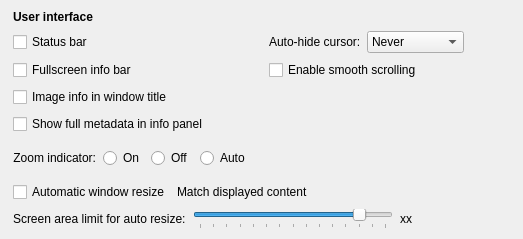
                <widget class="QWidget" name="UIOptionsGroup" native="true">
                 <property name="accessibleName">
                  <string notr="true">SGroup</string>
                 </property>
                 <layout class="QVBoxLayout" name="verticalLayout_11">
                  <property name="spacing">
                   <number>7</number>
                  </property>
                  <property name="sizeConstraint">
                   <enum>QLayout::SetDefaultConstraint</enum>
                  </property>
                  <property name="leftMargin">
                   <number>13</number>
                  </property>
                  <property name="topMargin">
                   <number>10</number>
                  </property>
                  <property name="rightMargin">
                   <number>13</number>
                  </property>
                  <property name="bottomMargin">
                   <number>10</number>
                  </property>
                  <item>
                   <layout class="QHBoxLayout" name="horizontalLayout_16">
                    <property name="leftMargin">
                     <number>0</number>
                    </property>
                    <property name="topMargin">
                     <number>0</number>
                    </property>
                    <property name="rightMargin">
                     <number>0</number>
                    </property>
                    <property name="bottomMargin">
                     <number>0</number>
                    </property>
                    <item>
                     <widget class="QLabel" name="label_15">
                      <property name="font">
                       <font>
                        <bold>true</bold>
                       </font>
                      </property>
                      <property name="text">
                       <string>User interface</string>
                      </property>
                      <property name="alignment">
                       <set>Qt::AlignLeading|Qt::AlignLeft|Qt::AlignVCenter</set>
                      </property>
                     </widget>
                    </item>
                   </layout>
                  </item>
                  <item>
                   <layout class="QVBoxLayout" name="verticalLayout_7">
                    <property name="spacing">
                     <number>7</number>
                    </property>
                    <property name="sizeConstraint">
                     <enum>QLayout::SetDefaultConstraint</enum>
                    </property>
                    <property name="leftMargin">
                     <number>0</number>
                    </property>
                    <property name="topMargin">
                     <number>0</number>
                    </property>
                    <property name="rightMargin">
                     <number>0</number>
                    </property>
                    <property name="bottomMargin">
                     <number>0</number>
                    </property>
                    <item>
                     <layout class="QGridLayout" name="gridLayout">
                      <property name="sizeConstraint">
                       <enum>QLayout::SetDefaultConstraint</enum>
                      </property>
                      <property name="leftMargin">
                       <number>0</number>
                      </property>
                      <property name="topMargin">
                       <number>0</number>
                      </property>
                      <property name="rightMargin">
                       <number>0</number>
                      </property>
                      <property name="bottomMargin">
                       <number>0</number>
                      </property>
                      <property name="horizontalSpacing">
                       <number>6</number>
                      </property>
                      <property name="verticalSpacing">
                       <number>7</number>
                      </property>
                      <item row="2" column="0">
                       <widget class="QCheckBox" name="showExtendedInfoTitle">
                        <property name="text">
                         <string>Image info in window title</string>
                        </property>
                       </widget>
                      </item>
                      <item row="3" column="0">
                       <widget class="QCheckBox" name="showFullMetadataCheckBox">
                        <property name="toolTip">
                         <string>Show all Exif/Iptc/Xmp tags in the info panel instead of a short summary.</string>
                        </property>
                        <property name="text">
                         <string>Show full metadata in info panel</string>
                        </property>
                       </widget>
                      </item>
                      <item row="0" column="2">
                       <spacer name="horizontalSpacer_20">
                        <property name="orientation">
                         <enum>Qt::Horizontal</enum>
                        </property>
                        <property name="sizeHint" stdset="0">
                         <size>
                          <width>40</width>
                          <height>10</height>
                         </size>
                        </property>
                       </spacer>
                      </item>
                      <item row="0" column="1">
                       <layout class="QHBoxLayout" name="cursorAutohideLayout">
                        <property name="spacing">
                         <number>6</number>
                        </property>
                        <item>
                         <widget class="QLabel" name="cursorAutohideLabel">
                          <property name="text">
                           <string>Auto-hide cursor:</string>
                          </property>
                         </widget>
                        </item>
                        <item>
                         <widget class="QComboBox" name="cursorAutohideComboBox">
                          <property name="toolTip">
                           <string>Hide the mouse pointer over the image or video after a second without moving it.</string>
                          </property>
                          <item>
                           <property name="text">
                            <string>Never</string>
                           </property>
                          </item>
                          <item>
                           <property name="text">
                            <string>In full screen</string>
                           </property>
                          </item>
                          <item>
                           <property name="text">
                            <string>Always</string>
                           </property>
                          </item>
                         </widget>
                        </item>
                       </layout>
                      </item>
                      <item row="1" column="1" colspan="2">
                       <widget class="QCheckBox" name="enableSmoothScrollCheckBox">
                        <property name="toolTip">
                         <string>Turn this off if you are using a touchpad with libinput driver.</string>
                        </property>
                        <property name="text">
                         <string>Enable smooth scrolling</string>
                        </property>
                       </widget>
                      </item>
                      <item row="1" column="0">
                       <widget class="QCheckBox" name="showInfoBarFullscreen">
                        <property name="text">
                         <string>Fullscreen info bar</string>
                        </property>
                       </widget>
                      </item>
                      <item row="0" column="0">
                       <widget class="QCheckBox" name="showInfoBarWindowed">
                        <property name="minimumSize">
                         <size>
                          <width>250</width>
                          <height>0</height>
                         </size>
                        </property>
                        <property name="text">
                         <string>Status bar</string>
                        </property>
                       </widget>
                      </item>
                     </layout>
                    </item>
                    <item>
                     <widget class="QWidget" name="widget_9" native="true">
                      <property name="accessibleName">
                       <string notr="true">SLine</string>
                      </property>
                     </widget>
                    </item>
                    <item>
                     <layout class="QHBoxLayout" name="horizontalLayout_23">
                      <property name="leftMargin">
                       <number>0</number>
                      </property>
                      <property name="topMargin">
                       <number>0</number>
                      </property>
                      <property name="rightMargin">
                       <number>0</number>
                      </property>
                      <item>
                       <widget class="QLabel" name="label">
                        <property name="sizePolicy">
                         <sizepolicy hsizetype="Minimum" vsizetype="Preferred">
                          <horstretch>0</horstretch>
                          <verstretch>0</verstretch>
                         </sizepolicy>
                        </property>
                        <property name="text">
                         <string>Zoom indicator:</string>
                        </property>
                        <property name="alignment">
                         <set>Qt::AlignRight|Qt::AlignTrailing|Qt::AlignVCenter</set>
                        </property>
                       </widget>
                      </item>
                      <item>
                       <widget class="QRadioButton" name="zoomIndicatorOn">
                        <property name="text">
                         <string>On</string>
                        </property>
                       </widget>
                      </item>
                      <item>
                       <widget class="QRadioButton" name="zoomIndicatorOff">
                        <property name="text">
                         <string>Off</string>
                        </property>
                       </widget>
                      </item>
                      <item>
                       <widget class="QRadioButton" name="zoomIndicatorAuto">
                        <property name="text">
                         <string>Auto</string>
                        </property>
                       </widget>
                      </item>
                      <item>
                       <spacer name="horizontalSpacer_6">
                        <property name="orientation">
                         <enum>Qt::Horizontal</enum>
                        </property>
                        <property name="sizeHint" stdset="0">
                         <size>
                          <width>40</width>
                          <height>20</height>
                         </size>
                        </property>
                       </spacer>
                      </item>
                     </layout>
                    </item>
                    <item>
                     <widget class="QWidget" name="widget_19" native="true">
                      <property name="accessibleName">
                       <string notr="true">SLine</string>
                      </property>
                     </widget>
                    </item>
                    <item>
                     <layout class="QHBoxLayout" name="horizontalLayout_28">
                      <property name="leftMargin">
                       <number>0</number>
                      </property>
                      <property name="topMargin">
                       <number>0</number>
                      </property>
                      <property name="rightMargin">
                       <number>0</number>
                      </property>
                      <item>
                       <widget class="QCheckBox" name="autoResizeWindowCheckBox">
                        <property name="text">
                         <string>Automatic window resize</string>
                        </property>
                       </widget>
                      </item>
                      <item>
                       <widget class="QLabel" name="label_50">
                        <property name="accessibleName">
                         <string notr="true">SNoteText</string>
                        </property>
                        <property name="text">
                         <string>Match displayed content</string>
                        </property>
                       </widget>
                      </item>
                      <item>
                       <spacer name="horizontalSpacer_19">
                        <property name="orientation">
                         <enum>Qt::Horizontal</enum>
                        </property>
                        <property name="sizeHint" stdset="0">
                         <size>
                          <width>40</width>
                          <height>20</height>
                         </size>
                        </property>
                       </spacer>
                      </item>
                     </layout>
                    </item>
                    <item>
                     <layout class="QHBoxLayout" name="horizontalLayout_19">
                      <property name="leftMargin">
                       <number>0</number>
                      </property>
                      <property name="topMargin">
                       <number>0</number>
                      </property>
                      <property name="rightMargin">
                       <number>0</number>
                      </property>
                      <property name="bottomMargin">
                       <number>0</number>
                      </property>
                      <item>
                       <widget class="QLabel" name="label_39">
                        <property name="text">
                         <string>Screen area limit for auto resize:</string>
                        </property>
                       </widget>
                      </item>
                      <item>
                       <widget class="QSlider" name="autoResizeLimitSlider">
                        <property name="sizePolicy">
                         <sizepolicy hsizetype="Fixed" vsizetype="Preferred">
                          <horstretch>0</horstretch>
                          <verstretch>0</verstretch>
                         </sizepolicy>
                        </property>
                        <property name="minimumSize">
                         <size>
                          <width>200</width>
                          <height>0</height>
                         </size>
                        </property>
                        <property name="minimum">
                         <number>6</number>
                        </property>
                        <property name="maximum">
                         <number>20</number>
                        </property>
                        <property name="singleStep">
                         <number>1</number>
                        </property>
                        <property name="pageStep">
                         <number>2</number>
                        </property>
                        <property name="value">
                         <number>18</number>
                        </property>
                        <property name="orientation">
                         <enum>Qt::Horizontal</enum>
                        </property>
                        <property name="tickPosition">
                         <enum>QSlider::TicksBelow</enum>
                        </property>
                        <property name="tickInterval">
                         <number>1</number>
                        </property>
                       </widget>
                      </item>
                      <item>
                       <widget class="QLabel" name="autoResizeLimit">
                        <property name="sizePolicy">
                         <sizepolicy hsizetype="Fixed" vsizetype="Preferred">
                          <horstretch>0</horstretch>
                          <verstretch>0</verstretch>
                         </sizepolicy>
                        </property>
                        <property name="minimumSize">
                         <size>
                          <width>60</width>
                          <height>0</height>
                         </size>
                        </property>
                        <property name="maximumSize">
                         <size>
                          <width>60</width>
                          <height>16777215</height>
                         </size>
                        </property>
                        <property name="text">
                         <string>xx</string>
                        </property>
                        <property name="alignment">
                         <set>Qt::AlignLeading|Qt::AlignLeft|Qt::AlignVCenter</set>
                        </property>
                       </widget>
                      </item>
                      <item>
                       <spacer name="horizontalSpacer_17">
                        <property name="orientation">
                         <enum>Qt::Horizontal</enum>
                        </property>
                        <property name="sizeHint" stdset="0">
                         <size>
                          <width>40</width>
                          <height>20</height>
                         </size>
                        </property>
                       </spacer>
                      </item>
                     </layout>
                    </item>
                   </layout>
                  </item>
                 </layout>
                </widget>
